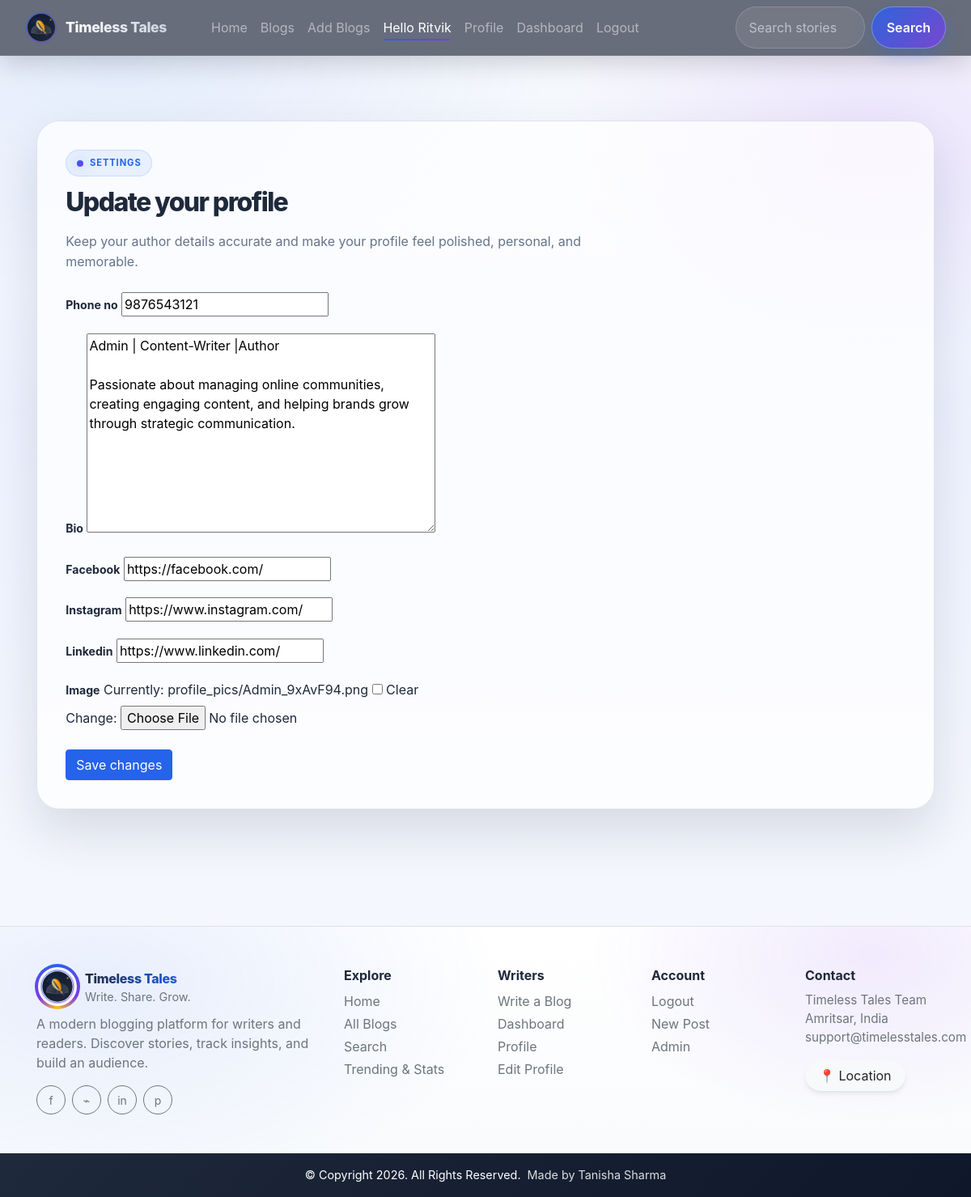
/edit_profile/ (signed in), run on the app's committed database.
### home/models.py (models this page shows, shortened)
class Profile(models.Model):
    user = models.OneToOneField(User, on_delete=models.CASCADE) #blank=True, null=True
    image = models.ImageField(upload_to="profile_pics", blank=True, null=True)
    bio = models.TextField(blank=True, null=True)
    phone_no = models.IntegerField(blank=True, null=True)
    facebook = models.CharField(max_length=300, blank=True, null=True)
    instagram = models.CharField(max_length=300, blank=True, null=True)
    linkedin = models.CharField(max_length=300, blank=True, null=True)

### home/views.py (the view, shortened to what this page needs)
# urls.py: path("edit_profile/", views.edit_profile, name="edit_profile"),
def edit_profile(request):
    profile, created = Profile.objects.get_or_create(
        user=request.user
    )
    if request.method == "POST":
        form = ProfileForm(
            request.POST,
            request.FILES,
            instance=profile
        )
        if form.is_valid():
            form.save()
            messages.success(request, "Profile updated successfully!")
            return redirect('/edit_profile/')
    else:
        form = ProfileForm(instance=profile)
    return render(request, "edit_profile.html", {'form': form})

### home/forms.py
class ProfileForm(forms.ModelForm):
    class Meta:
        model = Profile
        fields = ('phone_no', 'bio', 'facebook', 'instagram', 'linkedin', 'image', )

### home/templates/edit_profile.html (shortened to what this page needs)
{% extends 'base.html' %}
{% block body %}
<div class="page-shell">
  <div class="container py-5">
   <div class="form-panel">
     <div class="form-card">
       <div class="eyebrow">Settings</div>
       <h2 class="mb-3">Update your profile</h2>
       <p class="section-subtitle mb-4">Keep your author details accurate and make your profile feel polished, personal, and memorable.</p>
       <form action="/edit_profile/" enctype="multipart/form-data" method="POST">
         <div class="row g-3">
           {% for field in form %}
           <div class="col-12">
             <label for="{{ field.id_for_label }}" class="form-label">{{ field.label }}</label>
             {{ field }}
           </div>
           {% endfor %}
         </div>
         <button type="submit" class="btn btn-primary mt-4">Save changes</button>
       </form>
     </div>
   </div>
  </div>
</div>
{% endblock %}

### home/templates/base.html (shortened to what this page needs)
<!doctype html>
<html lang="en">
  <head>
    <link href="//maxcdn.bootstrapcdn.com/bootstrap/4.1.1/css/bootstrap.min.css" rel="stylesheet" id="bootstrap-css">
    {% load static %}
    <link href="https://cdn.jsdelivr.net/npm/bootstrap@5.0.2/dist/css/bootstrap.min.css" rel="stylesheet">
    <link rel="stylesheet" href="https://maxcdn.bootstrapcdn.com/bootstrap/4.0.0/css/bootstrap.min.css">
  </head>
  <body class="{% block body_class %}{% endblock %}">
    <nav class="navbar navbar-expand-lg navbar-dark sticky-top">
      <div class="container-fluid">
        <a class="navbar-brand" href="/">
          <div class="navbar-logo-wrap">
            <img
              src="{% static 'favicon/timeless-tales-logo (1).svg' %}"
              alt="Timeless Tales Logo"
              class="navbar-logo-img">
          </div>
          <span class="navbar-brand-text">Timeless Tales</span>
        </a>
        <div class="collapse navbar-collapse" id="navbarSupportedContent">
          <div class="container mx-3">
            <ul class="navbar-nav me-auto mb-2 mb-lg-0">
              <li class="nav-item">
                <a class="nav-link {% block homeactive %} {% endblock homeactive %}" aria-current="page" href="/">Home</a>
              </li>
              <li class="nav-item">
                <a class="nav-link {% block blogsactive %} {% endblock blogsactive %}" href="/blogs/">Blogs</a>
              </li>
              {% if user.is_authenticated %}
              <li class="nav-item">
                <a class="nav-link {% block add_blogs_active %} {% endblock add_blogs_active %}" href="/add_blogs/">Add Blogs</a>
              </li>
              <li class="nav-item">
                <a class="nav-link active" href="#">Hello {{request.user}}</a>
              </li>
              <li class="nav-item">
                <a class="nav-link {% block profileactive %} {% endblock profileactive %}" href="/profile/">Profile</a>
              </li>
              <li class="nav-item">
                <a class="nav-link {% block dashboardactive %} {% endblock dashboardactive %}" href="/dashboard/">Dashboard</a>
              </li>
              <li class="nav-item">
                <a class="nav-link" href="/logout/">Logout</a>
              </li>
              {% endif %}
            </ul>
          </div>
          <form class="d-flex" method="POST" action="/search/"> {% csrf_token %}
            <input class="form-control me-2" type="search" placeholder="Search stories" name="searched" id="searched" aria-label="Search">
            <button class="btn btn-nav-search" type="submit">Search</button>
          </form>
        </div>
      </div>
    </nav>
    {% block body %}
    {% endblock %}
    <footer class="mt-5 footer-modern">
      <div class="container py-5">
        <div class="row g-4 align-items-start">
          <div class="col-lg-4">
            <div class="d-flex align-items-center gap-2 mb-2">
              <div class="footer-logo-wrap">
                <img
                  src="{% static 'favicon/timeless-tales-logo (1).svg' %}"
                  alt="Timeless Tales"
                  class="footer-logo">
              </div>
              <div>
                <div class="footer-brand-name" style="font-size:1rem;">Timeless Tales</div>
                <div class="text-muted" style="font-size:.9rem;">Write. Share. Grow.</div>
              </div>
            </div>
            <p class="text-muted mb-3" style="max-width: 360px;">
              A modern blogging platform for writers and readers. Discover stories, track insights, and build an audience.
            </p>
            <div class="d-flex gap-2">
              <a class="btn btn-outline-secondary btn-sm rounded-circle footer-social" href="https://www.facebook.com/" target="_blank" rel="noopener noreferrer" aria-label="Facebook">f</a>
              <a class="btn btn-outline-secondary btn-sm rounded-circle footer-social" href="https://www.instagram.com/" target="_blank" rel="noopener noreferrer" aria-label="Instagram">⌁</a>
              <a class="btn btn-outline-secondary btn-sm rounded-circle footer-social" href="https://www.linkedin.com/" target="_blank" rel="noopener noreferrer" aria-label="LinkedIn">in</a>
              <a class="btn btn-outline-secondary btn-sm rounded-circle footer-social" href="https://www.pinterest.com/" target="_blank" rel="noopener noreferrer" aria-label="Pinterest">p</a>
            </div>
          </div>
          <div class="col-6 col-lg-2">
            <div class="fw-bold mb-2">Explore</div>
            <div class="d-flex flex-column gap-1">
              <a class="text-decoration-none text-muted" href="/">Home</a>
              <a class="text-decoration-none text-muted" href="/blogs/">All Blogs</a>
              <a class="text-decoration-none text-muted" href="/search/">Search</a>
              <a class="text-decoration-none text-muted" href="/dashboard/">Trending & Stats</a>
            </div>
          </div>
          <div class="col-6 col-lg-2">
            <div class="fw-bold mb-2">Writers</div>
            <div class="d-flex flex-column gap-1">
              <a class="text-decoration-none text-muted" href="/add_blogs/">Write a Blog</a>
              <a class="text-decoration-none text-muted" href="/dashboard/">Dashboard</a>
              <a class="text-decoration-none text-muted" href="/profile/">Profile</a>
              <a class="text-decoration-none text-muted" href="/edit_profile/">Edit Profile</a>
            </div>
          </div>
          <div class="col-6 col-lg-2">
            <div class="fw-bold mb-2">Account</div>
            <div class="d-flex flex-column gap-1">
              {% if user.is_authenticated %}
              <a class="text-decoration-none text-muted" href="/logout/">Logout</a>
              <a class="text-decoration-none text-muted" href="/add_blogs/">New Post</a>
              {% else %}
              <a class="text-decoration-none text-muted" href="/login/">Login</a>
              <a class="text-decoration-none text-muted" href="/register/">Register</a>
              {% endif %}
              <a class="text-decoration-none text-muted" href="/admin/">Admin</a>
            </div>
          </div>
          <div class="col-6 col-lg-2">
            <div class="fw-bold mb-2">Contact</div>
            <div class="text-muted" style="font-size:.95rem;">
              Timeless Tales Team<br>
              Amritsar, India<br>
              <a href="mailto:support@timelesstales.com" class="text-decoration-none text-muted">support@timelesstales.com</a>
            </div>
            <a href="https://www.google.com/maps?q=Amritsar,+Punjab,+India" target="_blank" rel="noopener noreferrer" class="btn btn-light mt-3 px-3" style="border-radius: 999px; box-shadow: var(--blog-shadow);">
              📍 Location
            </a>
          </div>
        </div>
      </div>
      <div style="background: linear-gradient(135deg, #1e293b 0%, #0f172a 100%);">
        <div class="container py-3 d-flex flex-column flex-md-row justify-content-center gap-2">
          <div class="text-center text-white" style="font-size:.9rem;">© Copyright 2026. All Rights Reserved.</div>
          <div class="text-center" style="font-size:.9rem; color: rgba(255,255,255,.85);">Made by Tanisha Sharma </div>
        </div>
      </div>
    </footer>
  </body>
</html>

### data on the page
Profile: form "9876543121" "Admin | Content-Writer |Author Passionate about managing online communities, creating engaging content, and helping brands grow through strategic communication." "https://facebook.com/" "https://www.instagram.com/" "https://www.linkedin.com/"

### other printed values
{{ request.user }} "Ritvik"
{{ field.label }} "Phone no" "Bio" "Facebook" "Instagram" "Linkedin" "Image"
